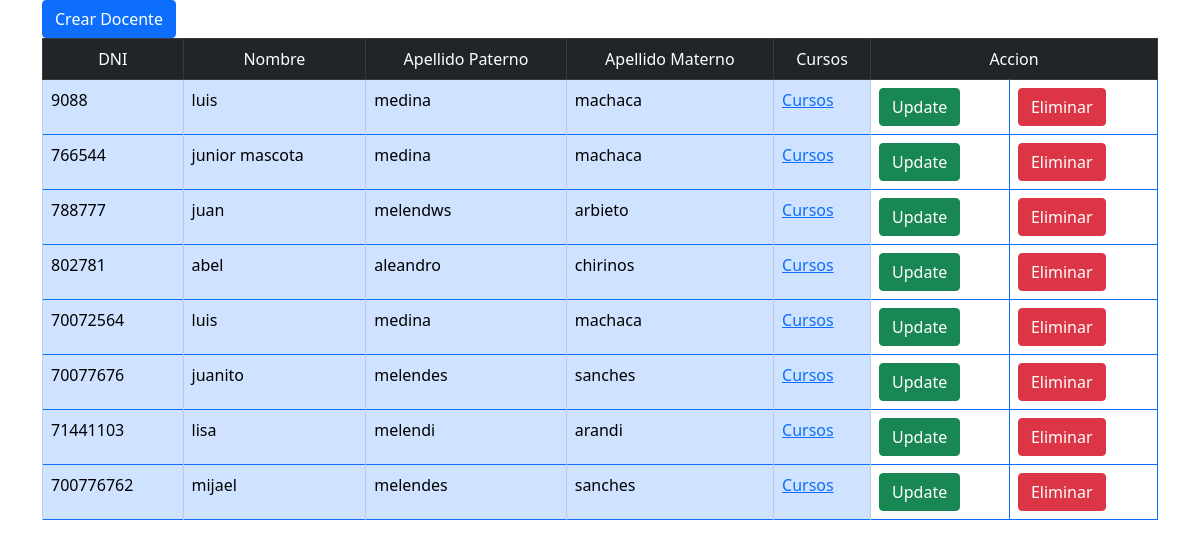
Page /docentes on the committed database.
### app.py (models this page shows)
class Docente(db.Model):
	dniDocente=db.Column(db.Integer, primary_key=True)
	nombre=db.Column(db.String(50), nullable=False)
	apePaterno=db.Column(db.String(50),nullable=False)
	apeMaterno=db.Column(db.String(50),nullable=False)
	contrasenia=db.Column(db.String(80), nullable=False)
	cursos=db.relationship('Curso', backref='docente', lazy=True)#esto es para que desde la lista de cursos se acceda a los campos de Docente

### app.py (the view)
@app.route("/docentes", methods=["GET"])
def list_docentes():
	docQuery=Docente.query.all()
	for doc in docQuery:
		print(doc.dniDocente)
	return render_template("docentes.html", docentes=docQuery)

### templates/docentes.html (shortened to what this page needs)
<!DOCTYPE html>
<html lang="en">
<head>
    <link href="https://cdn.jsdelivr.net/npm/bootstrap@5.0.2/dist/css/bootstrap.min.css" rel="stylesheet">
</head>
<body>
    <div class="container-sm">
    <button type="button" class="btn btn-primary" data-bs-toggle="modal" data-bs-target="#staticBackdrop">Crear Docente</button>
      <table class="table table-bordered border-primary">
          <thead class="table-dark">
              <tr>
                  <td class="text-center">DNI</td>
                  <td class="text-center">Nombre</td>
                  <td class="text-center">Apellido Paterno</td>
                  <td class="text-center">Apellido Materno</td>
                  <td class="text-center">Cursos</td>
                  <td colspan="2" class="text-center">Accion</td>
              </tr>
          </thead>
          <tbody>
            {% for docente in docentes %}
              <tr>
                  <td class="table-primary">{{ docente.dniDocente }}</td>
                  <td class="table-primary">{{ docente.nombre }}</td>
                  <td class="table-primary">{{ docente.apePaterno }}</td>
                  <td class="table-primary">{{ docente.apeMaterno }}</td>
                  <td class="table-primary"><a href="{{url_for('listar_curso',dni=docente.dniDocente)}}">Cursos</a></td>
                  <td><button type="button" class="btn btn-success" data-bs-toggle="modal" data-bs-target="#update_docente_{{docente.dniDocente}}">Update</button></td>
                  <td><button type="button" class="btn btn-danger" data-bs-toggle="modal" data-bs-target="#delete_docente_{{docente.dniDocente}}">Eliminar</button></td>
              </tr>
            {% endfor %}
          </tbody>
      </table>
    </div>
</body>
</html>

### rows in the picture
Docente: dniDocente "9088", nombre "luis", apePaterno "medina", apeMaterno "machaca"
Docente: dniDocente "766544", nombre "junior mascota", apePaterno "medina", apeMaterno "machaca"
Docente: dniDocente "788777", nombre "juan", apePaterno "melendws", apeMaterno "arbieto"
Docente: dniDocente "802781", nombre "abel", apePaterno "aleandro", apeMaterno "chirinos"
Docente: dniDocente "70072564", nombre "luis", apePaterno "medina", apeMaterno "machaca"
Docente: dniDocente "70077676", nombre "juanito", apePaterno "melendes", apeMaterno "sanches"
Docente: dniDocente "71441103", nombre "lisa", apePaterno "melendi", apeMaterno "arandi"
Docente: dniDocente "700776762", nombre "mijael", apePaterno "melendes", apeMaterno "sanches"
